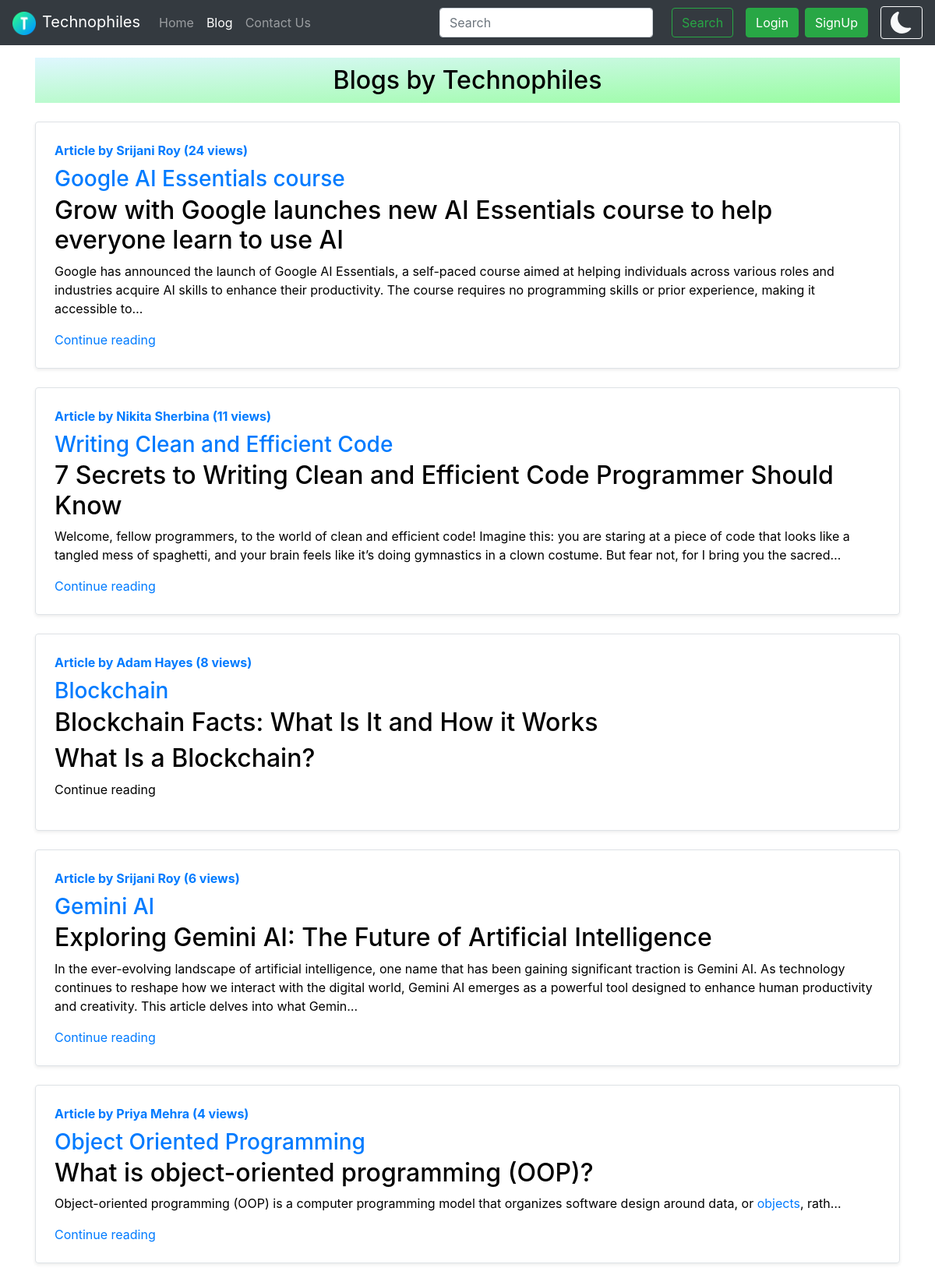
/blog/, run on an earlier commit of the app's database.
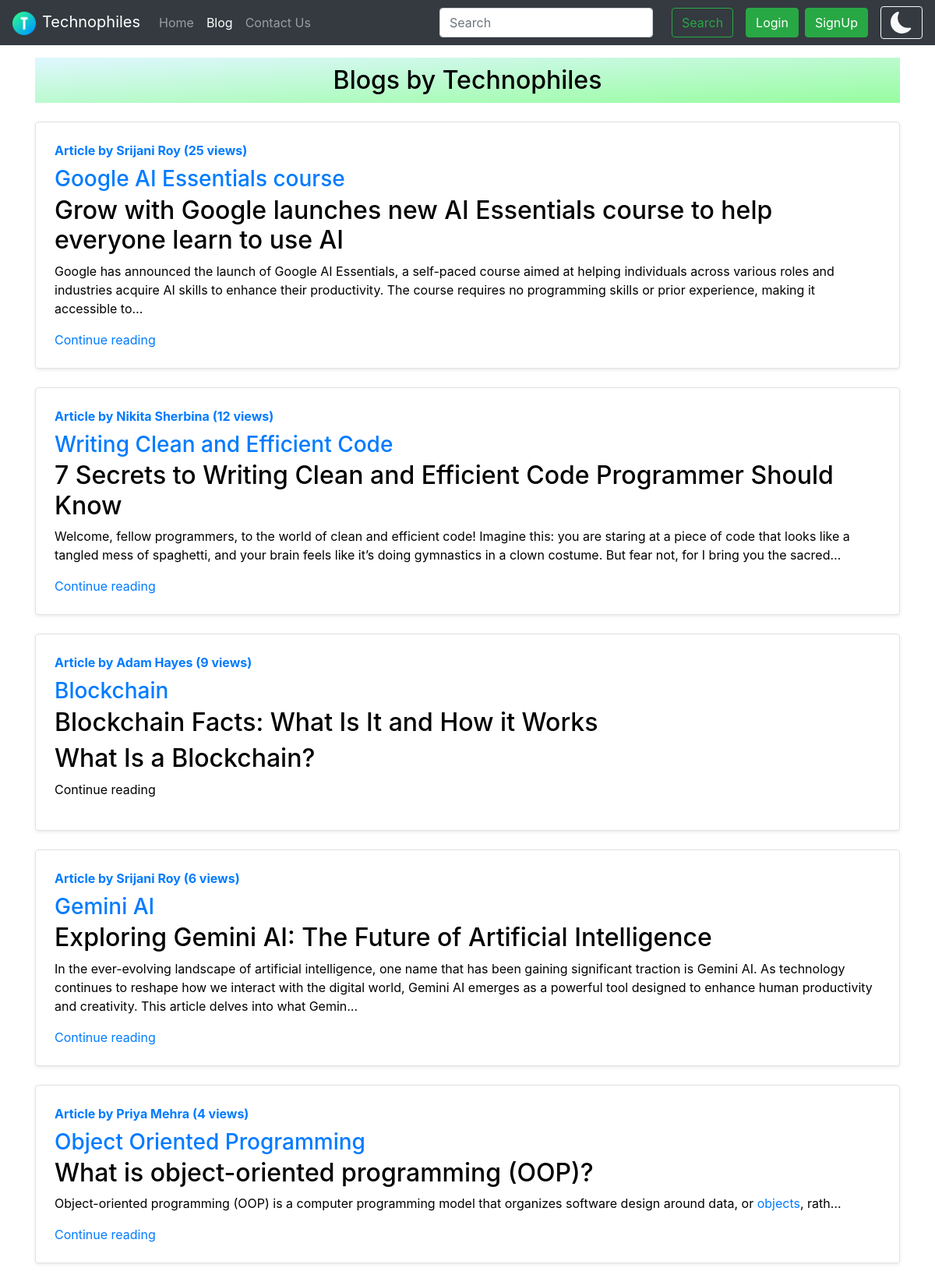
And on a later commit of the database.
### blog/models.py (models this page shows, shortened)
class Post(models.Model):
    sno=models.AutoField(primary_key=True)
    title=models.CharField(max_length=255)
    author=models.CharField(max_length=25)
    slug=models.CharField(max_length=130)
    views= models.IntegerField(default=0)
    timeStamp=models.DateTimeField(blank=True)
    content=models.TextField()

### blog/views.py (the view)
# urls.py: path('', views.blogHome, name="bloghome"),
def blogHome(request):
    allPosts = Post.objects.all().order_by('-views')
    context = {'allPosts' : allPosts}
    return render(request, 'blog/blogHome.html', context)

### templates/blog/blogHome.html (shortened to what this page needs)
{% extends 'base.html' %}
{% block blogactive %} active {% endblock blogactive %}
{% block body %}
<div class="container my-3">
    <h2 style="text-align: center; background-color: #FFFFFF;
    background-image: linear-gradient(to bottom right, #dff7ff, #97fd9f); padding: 10px;">Blogs by Technophiles</h2>
    {% for post in allPosts  %}
    <div
        class="row no-gutters border rounded overflow-hidden flex-md-row mb-4 shadow-sm h-md-250 my-4 position-relative">
        <div class="col p-4 d-flex flex-column position-static">
            <strong class="d-inline-block mb-2 text-primary">Article  by {{post.author}} ({{post.views}} views)</strong>
            <h3 class="mb-0"><a href="/blog/{{post.slug}}">{{post.title}}</a></h3>
            <p class="card-text mb-auto">{{post.content|safe| truncatechars:400}}</p>
            <a href="/blog/{{post.slug}}" class="stretched-link">Continue reading</a>
        </div>
    </div>
    {% endfor %}
</div>
 {% endblock %}

What changed in the data, as far as the page shows it:
changed Post "Google AI Essentials course": views "24" → "25"
changed Post "Writing Clean and Efficient Code": views "11" → "12"
changed Post "Blockchain Facts: What Is It and How it Works What Is a Blockchain?": views "8" → "9"
